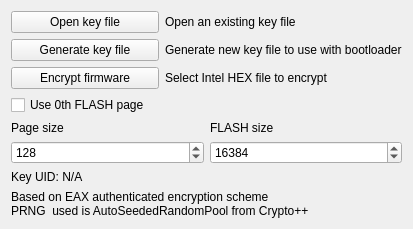
<?xml version="1.0" encoding="UTF-8"?>
<ui version="4.0">
 <class>MainWindow</class>
 <widget class="QMainWindow" name="MainWindow">
  <property name="geometry">
   <rect>
    <x>0</x>
    <y>0</y>
    <width>413</width>
    <height>214</height>
   </rect>
  </property>
  <property name="sizePolicy">
   <sizepolicy hsizetype="Preferred" vsizetype="Preferred">
    <horstretch>0</horstretch>
    <verstretch>0</verstretch>
   </sizepolicy>
  </property>
  <property name="windowTitle">
   <string>Low orbit ion cannon control panel</string>
  </property>
  <widget class="QWidget" name="centralWidget">
   <layout class="QVBoxLayout" name="verticalLayout_3">
    <item>
     <layout class="QHBoxLayout" name="horizontalLayout">
      <item>
       <layout class="QVBoxLayout" name="verticalLayout_2">
        <item>
         <widget class="QPushButton" name="openKeyButt">
          <property name="text">
           <string>Open key file</string>
          </property>
         </widget>
        </item>
        <item>
         <widget class="QPushButton" name="genKeyButt">
          <property name="text">
           <string>Generate key file</string>
          </property>
         </widget>
        </item>
        <item>
         <widget class="QPushButton" name="encryptButt">
          <property name="text">
           <string>Encrypt firmware</string>
          </property>
         </widget>
        </item>
       </layout>
      </item>
      <item>
       <layout class="QVBoxLayout" name="verticalLayout">
        <item>
         <widget class="QLabel" name="label_2">
          <property name="text">
           <string>Open an existing key file</string>
          </property>
         </widget>
        </item>
        <item>
         <widget class="QLabel" name="label_3">
          <property name="text">
           <string>Generate new key file to use with bootloader</string>
          </property>
         </widget>
        </item>
        <item>
         <widget class="QLabel" name="label_4">
          <property name="text">
           <string>Select Intel HEX file to encrypt</string>
          </property>
         </widget>
        </item>
       </layout>
      </item>
     </layout>
    </item>
    <item>
     <widget class="QCheckBox" name="useZeroPageBox">
      <property name="text">
       <string>Use 0th FLASH page</string>
      </property>
     </widget>
    </item>
    <item>
     <layout class="QHBoxLayout" name="horizontalLayout_3">
      <item>
       <widget class="QLabel" name="label">
        <property name="text">
         <string>Page size</string>
        </property>
       </widget>
      </item>
      <item>
       <widget class="QLabel" name="label_6">
        <property name="text">
         <string>FLASH size</string>
        </property>
       </widget>
      </item>
     </layout>
    </item>
    <item>
     <layout class="QHBoxLayout" name="horizontalLayout_2">
      <item>
       <widget class="QSpinBox" name="pageSizeBox">
        <property name="minimum">
         <number>16</number>
        </property>
        <property name="maximum">
         <number>999999984</number>
        </property>
        <property name="singleStep">
         <number>16</number>
        </property>
        <property name="value">
         <number>128</number>
        </property>
       </widget>
      </item>
      <item>
       <widget class="QSpinBox" name="flashSizeBox">
        <property name="minimum">
         <number>16</number>
        </property>
        <property name="maximum">
         <number>999999984</number>
        </property>
        <property name="singleStep">
         <number>16</number>
        </property>
        <property name="value">
         <number>16384</number>
        </property>
       </widget>
      </item>
     </layout>
    </item>
    <item>
     <widget class="QLabel" name="uidLabel">
      <property name="text">
       <string>Key UID: N/A</string>
      </property>
     </widget>
    </item>
    <item>
     <widget class="QLabel" name="label_5">
      <property name="text">
       <string>Based on EAX authenticated encryption scheme
PRNG  used is AutoSeededRandomPool from Crypto++</string>
      </property>
     </widget>
    </item>
   </layout>
  </widget>
 </widget>
 <layoutdefault spacing="6" margin="11"/>
 <resources/>
 <connections/>
</ui>
